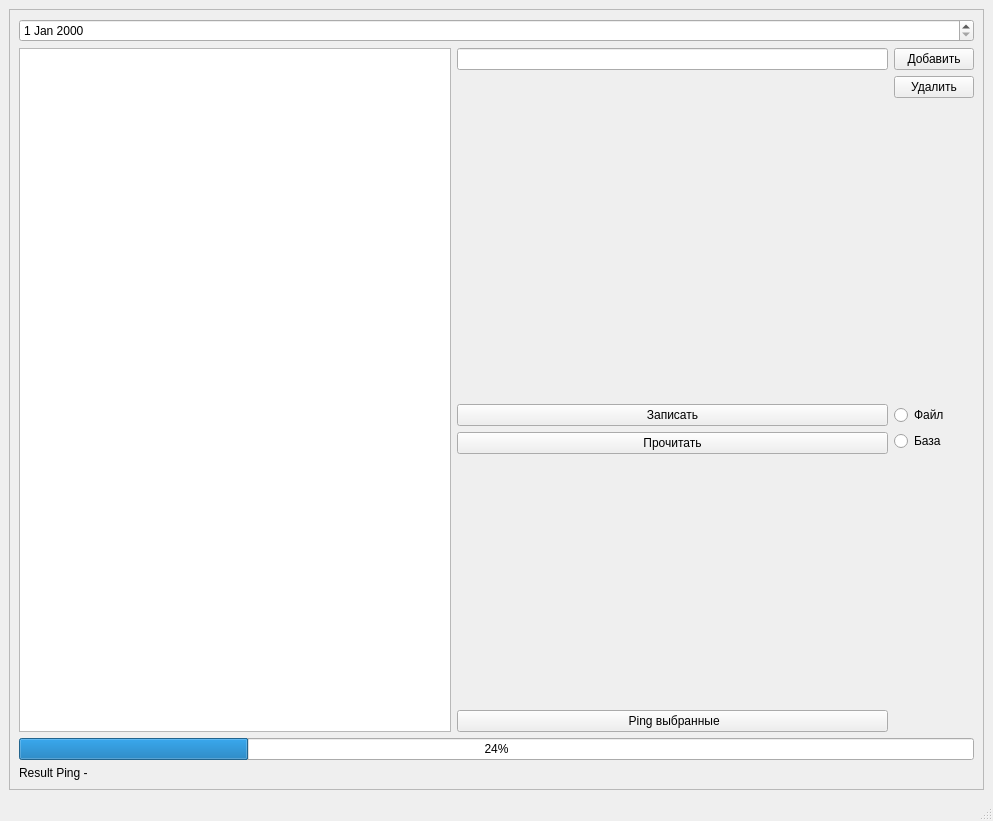
<?xml version="1.0" encoding="UTF-8"?>
<ui version="4.0">
 <class>MainWindow</class>
 <widget class="QMainWindow" name="MainWindow">
  <property name="geometry">
   <rect>
    <x>0</x>
    <y>0</y>
    <width>993</width>
    <height>821</height>
   </rect>
  </property>
  <property name="sizePolicy">
   <sizepolicy hsizetype="Fixed" vsizetype="Fixed">
    <horstretch>0</horstretch>
    <verstretch>0</verstretch>
   </sizepolicy>
  </property>
  <property name="windowTitle">
   <string>MainWindow</string>
  </property>
  <widget class="QWidget" name="centralwidget">
   <property name="sizePolicy">
    <sizepolicy hsizetype="Fixed" vsizetype="Fixed">
     <horstretch>0</horstretch>
     <verstretch>0</verstretch>
    </sizepolicy>
   </property>
   <layout class="QHBoxLayout" name="horizontalLayout_4">
    <item>
     <widget class="QFrame" name="frame">
      <property name="frameShape">
       <enum>QFrame::StyledPanel</enum>
      </property>
      <property name="frameShadow">
       <enum>QFrame::Raised</enum>
      </property>
      <layout class="QVBoxLayout" name="verticalLayout_7">
       <item>
        <widget class="QDateEdit" name="dateEdit"/>
       </item>
       <item>
        <layout class="QHBoxLayout" name="horizontalLayout">
         <item>
          <layout class="QVBoxLayout" name="verticalLayout_6">
           <item>
            <widget class="QTextEdit" name="textEdit_ping_ip"/>
           </item>
           <item>
            <layout class="QHBoxLayout" name="horizontalLayout_3"/>
           </item>
          </layout>
         </item>
         <item>
          <layout class="QVBoxLayout" name="verticalLayout_4">
           <item>
            <widget class="QLineEdit" name="lineEdit_add_ip">
             <property name="alignment">
              <set>Qt::AlignLeading|Qt::AlignLeft|Qt::AlignTop</set>
             </property>
            </widget>
           </item>
           <item>
            <spacer name="verticalSpacer_2">
             <property name="orientation">
              <enum>Qt::Vertical</enum>
             </property>
             <property name="sizeHint" stdset="0">
              <size>
               <width>20</width>
               <height>220</height>
              </size>
             </property>
            </spacer>
           </item>
           <item>
            <layout class="QVBoxLayout" name="verticalLayout_3">
             <item>
              <widget class="QPushButton" name="write_button">
               <property name="text">
                <string>Записать</string>
               </property>
              </widget>
             </item>
             <item>
              <widget class="QPushButton" name="read_button">
               <property name="text">
                <string>Прочитать</string>
               </property>
              </widget>
             </item>
             <item>
              <spacer name="verticalSpacer_3">
               <property name="orientation">
                <enum>Qt::Vertical</enum>
               </property>
               <property name="sizeHint" stdset="0">
                <size>
                 <width>20</width>
                 <height>100</height>
                </size>
               </property>
              </spacer>
             </item>
             <item>
              <widget class="QPushButton" name="ping_button">
               <property name="text">
                <string> Ping выбранные</string>
               </property>
              </widget>
             </item>
             <item>
              <layout class="QVBoxLayout" name="verticalLayout_5"/>
             </item>
            </layout>
           </item>
          </layout>
         </item>
         <item>
          <layout class="QVBoxLayout" name="verticalLayout">
           <item>
            <widget class="QPushButton" name="add_ip_button">
             <property name="text">
              <string>Добавить</string>
             </property>
            </widget>
           </item>
           <item>
            <widget class="QPushButton" name="remove_ip_button">
             <property name="text">
              <string>Удалить</string>
             </property>
            </widget>
           </item>
           <item>
            <spacer name="verticalSpacer">
             <property name="orientation">
              <enum>Qt::Vertical</enum>
             </property>
             <property name="sizeHint" stdset="0">
              <size>
               <width>20</width>
               <height>150</height>
              </size>
             </property>
            </spacer>
           </item>
           <item>
            <widget class="QRadioButton" name="file_radiobutton">
             <property name="text">
              <string>Файл</string>
             </property>
            </widget>
           </item>
           <item>
            <layout class="QVBoxLayout" name="verticalLayout_2">
             <item>
              <layout class="QHBoxLayout" name="horizontalLayout_2"/>
             </item>
             <item>
              <widget class="QRadioButton" name="base_radiobutton">
               <property name="text">
                <string>База</string>
               </property>
              </widget>
             </item>
             <item>
              <spacer name="verticalSpacer_4">
               <property name="orientation">
                <enum>Qt::Vertical</enum>
               </property>
               <property name="sizeHint" stdset="0">
                <size>
                 <width>20</width>
                 <height>40</height>
                </size>
               </property>
              </spacer>
             </item>
            </layout>
           </item>
          </layout>
         </item>
        </layout>
       </item>
       <item>
        <widget class="QProgressBar" name="progressBar">
         <property name="value">
          <number>24</number>
         </property>
        </widget>
       </item>
       <item>
        <widget class="QLabel" name="label_result">
         <property name="text">
          <string>Result Ping -</string>
         </property>
        </widget>
       </item>
      </layout>
     </widget>
    </item>
   </layout>
  </widget>
  <widget class="QMenuBar" name="menubar">
   <property name="geometry">
    <rect>
     <x>0</x>
     <y>0</y>
     <width>993</width>
     <height>20</height>
    </rect>
   </property>
  </widget>
  <widget class="QStatusBar" name="statusbar"/>
 </widget>
 <resources/>
 <connections>
  <connection>
   <sender>add_ip_button</sender>
   <signal>pressed()</signal>
   <receiver>lineEdit_add_ip</receiver>
   <slot>selectAll()</slot>
   <hints>
    <hint type="sourcelabel">
     <x>917</x>
     <y>83</y>
    </hint>
    <hint type="destinationlabel">
     <x>581</x>
     <y>91</y>
    </hint>
   </hints>
  </connection>
  <connection>
   <sender>add_ip_button</sender>
   <signal>pressed()</signal>
   <receiver>lineEdit_add_ip</receiver>
   <slot>cut()</slot>
   <hints>
    <hint type="sourcelabel">
     <x>948</x>
     <y>86</y>
    </hint>
    <hint type="destinationlabel">
     <x>547</x>
     <y>92</y>
    </hint>
   </hints>
  </connection>
  <connection>
   <sender>add_ip_button</sender>
   <signal>released()</signal>
   <receiver>textEdit_ping_ip</receiver>
   <slot>paste()</slot>
   <hints>
    <hint type="sourcelabel">
     <x>892</x>
     <y>87</y>
    </hint>
    <hint type="destinationlabel">
     <x>412</x>
     <y>228</y>
    </hint>
   </hints>
  </connection>
  <connection>
   <sender>remove_ip_button</sender>
   <signal>clicked()</signal>
   <receiver>textEdit_ping_ip</receiver>
   <slot>clear()</slot>
   <hints>
    <hint type="sourcelabel">
     <x>912</x>
     <y>114</y>
    </hint>
    <hint type="destinationlabel">
     <x>412</x>
     <y>253</y>
    </hint>
   </hints>
  </connection>
  <connection>
   <sender>remove_ip_button</sender>
   <signal>clicked()</signal>
   <receiver>lineEdit_add_ip</receiver>
   <slot>clear()</slot>
   <hints>
    <hint type="sourcelabel">
     <x>912</x>
     <y>116</y>
    </hint>
    <hint type="destinationlabel">
     <x>510</x>
     <y>92</y>
    </hint>
   </hints>
  </connection>
  <connection>
   <sender>ping_button</sender>
   <signal>pressed()</signal>
   <receiver>textEdit_ping_ip</receiver>
   <slot>selectAll()</slot>
   <hints>
    <hint type="sourcelabel">
     <x>525</x>
     <y>729</y>
    </hint>
    <hint type="destinationlabel">
     <x>257</x>
     <y>345</y>
    </hint>
   </hints>
  </connection>
  <connection>
   <sender>ping_button</sender>
   <signal>released()</signal>
   <receiver>textEdit_ping_ip</receiver>
   <slot>cut()</slot>
   <hints>
    <hint type="sourcelabel">
     <x>672</x>
     <y>730</y>
    </hint>
    <hint type="destinationlabel">
     <x>441</x>
     <y>606</y>
    </hint>
   </hints>
  </connection>
 </connections>
</ui>
